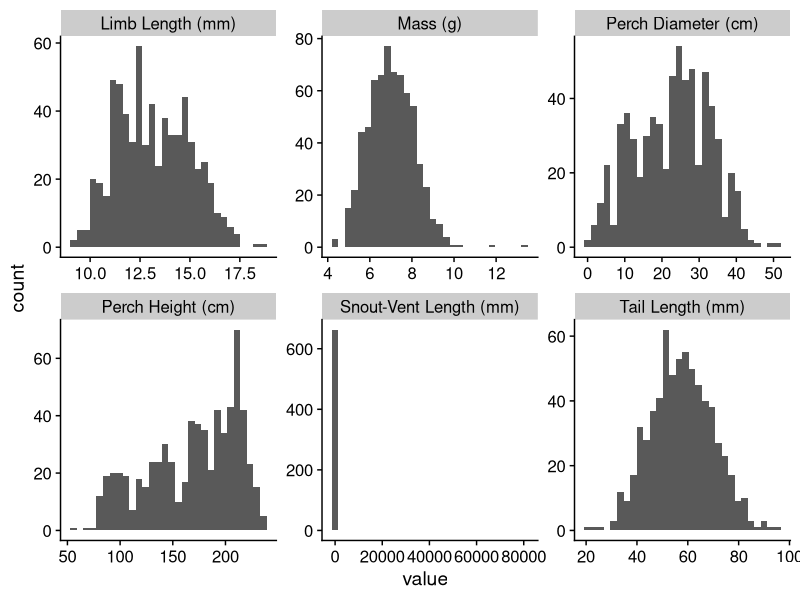
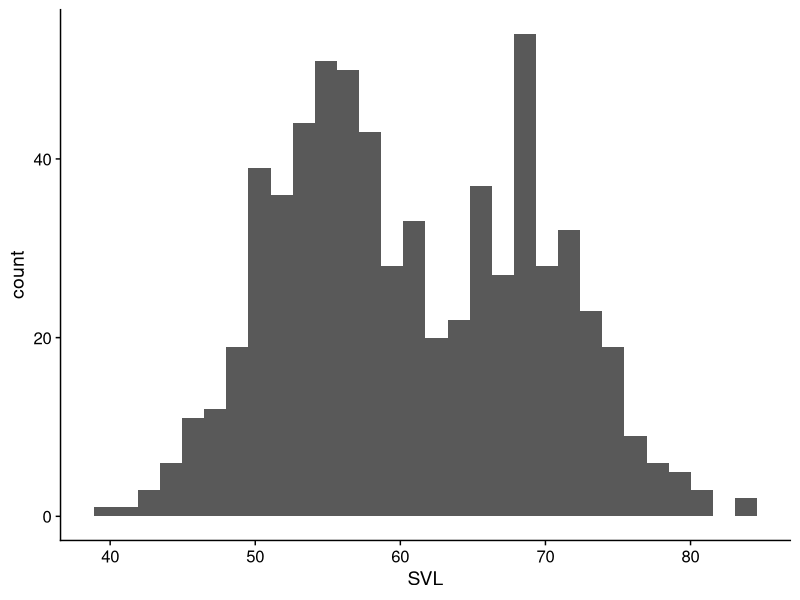

The R script that drew these images, in order: (Note: this script raises an error after producing the figures.)
### Week 4: Exploratory Data Analysis (review and synthesis)

library(tidyverse)
library(cowplot)
theme_set(theme_cowplot())

#### Data Cleaning: The lizard data ####

# This is more or less the same lizard data, but in a less processed state
messy_lizards <- read_csv("data/anoles_messy.csv")

glimpse(messy_lizards) 
View(messy_lizards)

# This data is tidy
# Each row is a single observation,
# Each column is a variable.
# However, sometimes it might be convienient to work with data in an non-tidy form

# Let's put all of the numeric variables 
  # into a single column.

# This can help us see if there are any obvious problems with our data 

extra_long_lizards <- messy_lizards %>% 
  pivot_longer(contains("("),
               names_to = "variable", values_to = "value")
# the contains() function selects all variables with a "(" in their name
# You can find simlar functions by putting ?select_helpers into the console
# an alternative way to write this: 
# extra_long_lizards <- messy_lizards %>% 
#                 pivot_longer(-c(`Anole ID`:Color_morph), 
#                       names_to = "variable", values_to = "value")

# Now let's do some quick visualizations to see if anything's particularly wrong
extra_long_lizards %>% ggplot() + 
  aes(x = value) + # aes() connects columns in the data frame to graph features
  geom_histogram() + # Alternatively, you could try:
  # geom_density() + 
  # geom_freqpoly() +
  facet_wrap(~variable, scales = "free") # A facet creates different sub-plots; 
# scales = "free" lets the different plots have different axis ranges

# Something looks funny with Snout-Vent Length

messy_lizards %>% # arrange(desc(...)) sorts in descending order
  arrange(desc(`Snout-Vent Length (mm)`)) %>% glimpse

## Our problem lizard is apparently 80 meters long.
## You can either replace this with a missing value (NA) or check if there was a data entry error.
## For this hypothetical example, let's say we our data sheet said it was supposed to be 80.4

# Most of the time, you'll probably just edit in your data sheet, but
# this is another option
messy_lizards <- messy_lizards %>% 
  mutate(`Snout-Vent Length (mm)` = # The if_else() function
           if_else(`Snout-Vent Length (mm)` == 80469.2, # This is a condition
                   80.4, # It returns this value where the condition is TRUE
                   `Snout-Vent Length (mm)`)) # and this value where it is FALSE

# Let's make these names easier to work with
messy_lizards <- messy_lizards %>% 
  rename(ID = `Anole ID`, SVL = `Snout-Vent Length (mm)`,
         Tail = `Tail Length (mm)`, Limb = `Limb Length (mm)`, Mass = `Mass (g)`,
         Height = `Perch Height (cm)`, Diameter = `Perch Diameter (cm)`)

messy_lizards %>% ggplot(aes(x = SVL)) + geom_histogram()


##############
## Exercise: 
## Re-make extra_long_lizards now that we've corrected the data, 
## and re-create the summary graphs. 
##############

# We also have some data about each Site.  Let's read this in.
anole_sites = read_csv("data/anole_sites.csv")

anole_sites
## The Precipitation and Temperature rows have text included with their values.  

##########
## Exercise:
## Use the separate() command from last week to remove the units 
  ## from Precipitation and Temperature columns;
## What does the 'convert = TRUE' argument in separate() do, 
  ## and would it be useful in this case?
##########


# We'd like to combine this table with the individual anole data.  
  # To do that, we need a join operation
anole_data = left_join(messy_lizards, anole_sites, by = "Site") 
  # there are a variety of join functions; 
  # look at the dplyr cheatsheet to get a feel for them
anole_data # This adds new columns to anole corresponding to the site's temp., precip., lat., and long.

# Let's save our cleaned and joined data.
write_csv(anole_data, "data/clean_anole_data.csv")

### Calculate and visualize summary statistics ####

# A common EDA question: How does the mean (w/ standard error) 
  # for the variables of interest in different groups/treatments?

# We can use a scoped summarize command to do this:
  # summarize_at: summarizes named columns
  # summarize_if: summarizes columns that meed a condition
  # summarize_all: summarizes all columns

# We want to get the mean and standard error of all numeric variables,
  # separated by Site
# first, we need to tell R how to calculate standard error:
std_err_mean = function(x, na.rm = FALSE) {
  n = sum(!is.na(x))
  sd(x, na.rm = na.rm) / sqrt(n)
}

anole_smry = anole_data %>% 
  group_by(Site) %>% 
  summarize_at(.vars = vars(Limb:Tail), 
   # the vars() function tells a scoped dplyr verb to use those columns; 
   # you can use anything inside of it that you'd use with select()
   .funs = list(Mean = mean, SE = std_err_mean), # functions to use are a named list
   na.rm = TRUE # extra named arguments to pass to ALL functions
   )

##############
### Exercise: 
##############

# Turn anole_smry into a plot that exaimes the Mean +/- SE for each trait
# Hint: you should facet by the trait type, with the trait value on the y axis
  # and site on the x
# You will want to reshape your data (a similar week 3 example could prove helpful)
# Hint: to draw a mean with error bars, use geom_point() for the mean
  # and geom_linerange(aes(ymin = Mean - SE, yamx = Mean + SE)) for the bars


#### Yeast Data Cleaning ####
# Clean the following dataset
yeast_dat_messy = read_csv("data/yeast_data.csv")

# Data Cleaning info
# Notes: The GID, YORF, and GWEIGHT columns are not necessary
# The NAME column contains multiple variables, which are separated by "---":
# gene name, biological process, molecular function, systematic_id, and an extra ID number

# You will probalby want to remove the extra spaces around these new variables
# The function trimws() can do this; use it on each of the newly created columns
# (Hint: You can use individual mutate() commands, or try mutate_at())
# mutate_at works on columns the same way that select() does

# The reamining columns (G0.05 through U0.3) indicate TWO variables in their name
# The nutrient that was added to the substrate (first letter) and rate at which it was added (the rest)
# the values in these columns is the gene expression level
# Finally, remove anything with no expression data or no systematic id (empty quotes, "" or NA values)

# Some of the steps for this correspond with parts of the tidy data lesson.

# You can use this code to get the full names of the nutrients
# just be sure to adjust the names of 'clean_data' and 'nutrient' if necessary
clean_data %>%
  mutate(nutrient = recode(nutrient, 
                           G = "Glucose", L = "Leucine", P = "Phosphate",
                           S = "Sulfate", N = "Ammonia", U = "Uracil"))


# Visually explore the data

# There's way too much here to visually explore, but we can look at some interesting subsets.

# Exercise: How does the gene expression of LEU1 (gene_name == "LEU1") 
  # differ with increased nutrient rate?  How does this differ among nutrients? 
  # Is this pattern similar amongst different genes associated with 
  # leucine biosynthesis (BP == "leucine biosynthesis")?  
  # Visually explore the results

